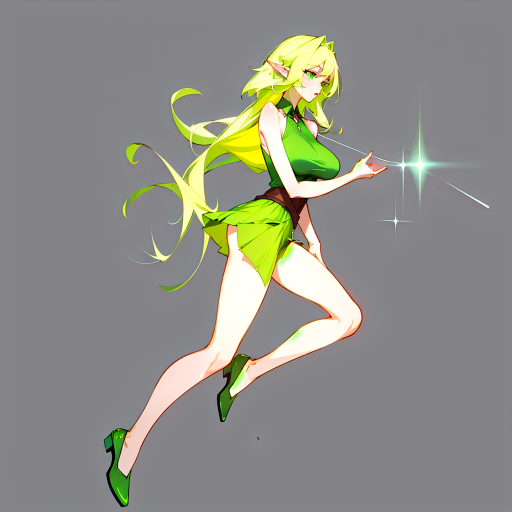
#> input picture webviewer/images/00.png, 1024 x 1024 px (shown at 1/2 size)
$ python -i render.py   (imports and definitions only)
#> lines starting #> are read from the running program, lines starting #| are printed output that depends on the picture
from settings import *

from PIL import Image
from tqdm import tqdm
import numpy as np
import cv2
import json
import math
import os
import io
import sys
import base64
import requests

#=========================================================================================
# Settings                        # Descriptions
#=========================================================================================
SD_URL = "http://127.0.0.1:7860"  # The Automatic1111 webui API url
USE_CONTROLNET = True             # Whether the code will run Stable Diffusion with a ControlNet
SOURCE_W, SOURCE_H = 512, 512     # The width and height of the images, make sure your poses follow this too

char_desc  =  "a big breast elf lady with green eyes in blond long  hair wearing green shirt and short skirt, Plunging neckline"
pos_prompt = f"((best quality)), ((masterpiece)), (detailed), charturnerv2, character reference sheet, {char_desc}, solid gray background, same character, identical characters, identical outfit, identical hair, identical face, multiple of the same person, (perfect hands:1.2), (perfect face:1.2), 4k, 8k, ultrarealism, (photorealistic:1.3)"
neg_prompt =  "<lora:EasyNegative:1.5>, ((hands in pocket)), ((hidden hands)), text, watermark, logo, blurry, weapon, sword, shield, holding things, items, spears, blades, clubs, handles, lighting, edge lighting, harsh lighting, deformed face, sexy, skimpy, revealing clothes, (multiple legs:1.2), (multiple limbs:1.2), (cape:1.3), (draping clothing:1.3), (wrist bands:1.3), (wearing things on wrist:1.3)"

default_payload = {               # The default payload that gets added to every run, values can get overwritten
    "prompt": pos_prompt,
    "negative_prompt": neg_prompt,
    "cfg_scale": 8,

    "alwayson_scripts": {
        "ControlNet": {
            "args": [
                {
                    "module": "none",
                    "model": "control_sd15_openpose [fef5e48e]",
                    "weight": 1,
                    "lowvram": True,
                },
            ],
        },
    },
    "seed": 3877647514,
    "width": 2*SOURCE_W,
    "height":  SOURCE_H,
    "sampler_index": "Euler a",
    "inpainting_fill": 1,
    "inpaint_full_res": False,
}

full_payload = {                  # The default "full" payload (single, median) to add to default_payload
}

face_payload = {                  # The default face payload to add to default_payload
    "inpaint_full_res": True,
    "inpaint_full_res_padding": 16,
}

run = [] # will be loaded from disk


#############################
#                           #
#    Helper Funcs Classes   #
#                           #
#############################

DEBUG = False
SHOW_INTERM = False

# [38 lines left out: functions to_circle, overlay_images, splice_images, split_image, not called in this run]

def read_encode_img(img_path):
    with open(img_path, 'rb') as img_file:
        return base64.b64encode(img_file.read()).decode('utf-8')

def save_encoded_img(enc_img, save_path):
    image = Image.open(io.BytesIO(base64.b64decode(enc_img.split(",",1)[0])))
    image.save(save_path)

# [17 lines left out: function call_sd, not called in this run]

class Vector2:
    def __init__(self, point):
        self.x = point[0]
        self.y = point[1]
    def point(self):       return [self.x, self.y]
    def point_int(self):   return [int(self.x), int(self.y)]
    def __sub__(self, o):  return Vector2([self.x - o.x, self.y - o.y])
    def __add__(self, o):  return Vector2([self.x + o.x, self.y + o.y])
    def angle(self):       return math.atan2(self.y, self.x)
    def length(self):      return math.sqrt(self.x**2 + self.y**2)
    def __str__(self):     return f"Point(x={self.x},y={self.y})"

    def __mul__(self, o):
        if type(o) == type(self):  return Vector2([self.x * o.x, self.y * o.y])
        else:                      return Vector2([self.x * o,   self.y * o  ])

    # [5 lines left out: function normalize, not called in this run]

class TransformBoundary:
    dist = 1024

    # [12 lines left out: functions __init__, draw_mask_on, not called in this run]

    def draw_debug_on(self, img, p1, length, color, size):
        cv2.line(img, (p1 + (self.vec * length)).point_int(), (p1 - (self.vec * length)).point_int(), color, size)
        cv2.circle(img, (p1 + (self.vec * length)).point_int(), 5, (0, 0, 255, 255), -1)

class TransformComponent:
    transform_offset = 40
    tp_1, tp_2 = None, None

    # [28 lines left out: functions __init__, draw_boundary_on, get_transform_points, transform_image, not called in this run]

    def draw_debug_on(self, img, color):
        cv2.line(img, self.p1.point_int(), (self.p1 + self.vec).point_int(), color, 4)
        # if self.tp_1 is not None:
        #     for x in self.tp_1:  cv2.circle(img, (int(x[0]), int(x[1])), 2, (0,255,0,255), 5)
        # if self.tp_2 is not None:
        #     for x in self.tp_2:  cv2.circle(img, (int(x[0]), int(x[1])), 2, (0,127,0,255), 5)


#############################
#                           #
#     Actual Computation    #
#                           #
#############################

# [101 lines left out: functions run_body, run_limb, draw_face_mask, not called in this run]

def draw_limb_mask(limb_img):
    limb_mask = np.zeros((limb_img.shape[0], limb_img.shape[1]))
    limb_mask[:,:] = limb_img[:,:,3]
    _, limb_mask = cv2.threshold(limb_mask, 50, 255, cv2.THRESH_BINARY)
    kernel = make_dilate_kernel()
    return cv2.dilate(limb_mask, kernel, iterations=1)

def get_temp_paths(anim_folder, anim_name):
    keys = [ "img", "pose", "mask", "face" ] + list(groups.keys())
    return { k: f"{TEMP_PATH}/{anim_folder}/{anim_name}_comb_{k}.png" for k in keys }

# [160 lines left out: functions run_through_sd, make_dilate_kernel, run_folder, not called in this run]

# [3 lines not run here, left out]

>>> import cv2
>>> picture = cv2.imread('../webviewer/images/00.png', cv2.IMREAD_GRAYSCALE)
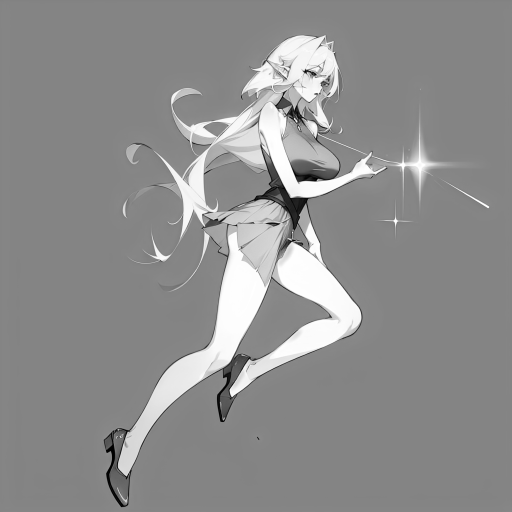
#> picture: shape (1024, 1024) (shown at 1/2 size); min 0, max 255, mean 142.4
#> (the run stopped early here; a loop or call above may not have finished)

$ run again, on webviewer/images/04.png
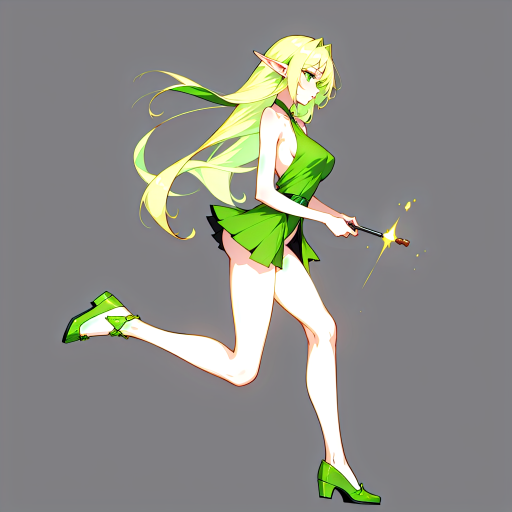
#> input picture webviewer/images/04.png, 1024 x 1024 px (shown at 1/2 size)
#> `picture = cv2.imread('../webviewer/images/00.png', cv2.IMREAD_GRAYSCALE)`:
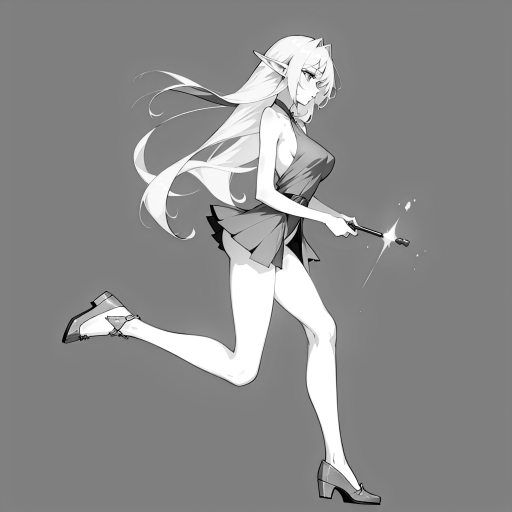
#> picture: shape (1024, 1024) (shown at 1/2 size); min 0, max 255, mean 140

$ run again, on webviewer/images/06.png
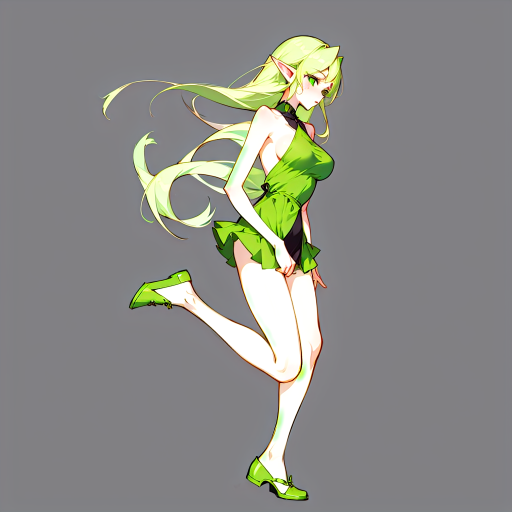
#> input picture webviewer/images/06.png, 1024 x 1024 px (shown at 1/2 size)
#> `picture = cv2.imread('../webviewer/images/00.png', cv2.IMREAD_GRAYSCALE)`:
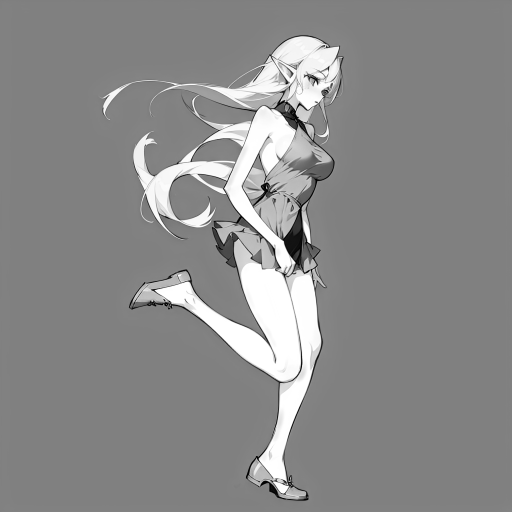
#> picture: shape (1024, 1024) (shown at 1/2 size); min 0, max 255, mean 138.7
